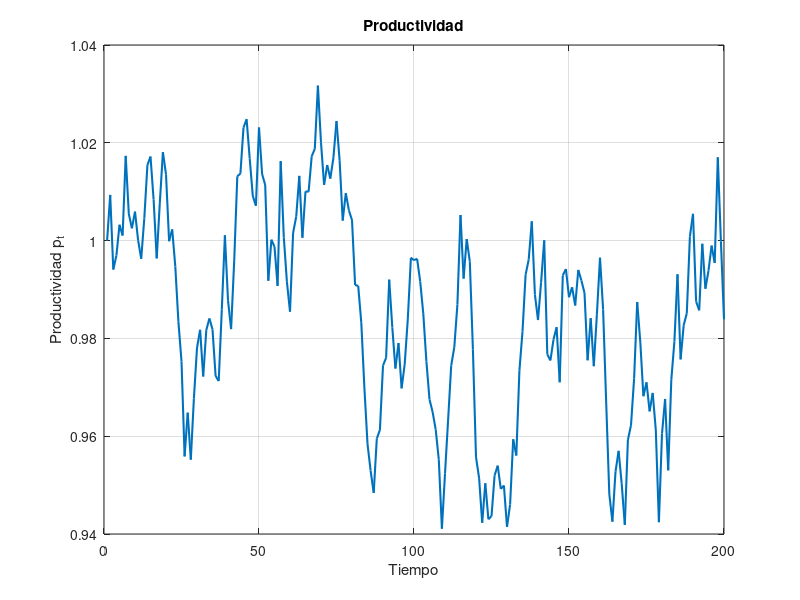
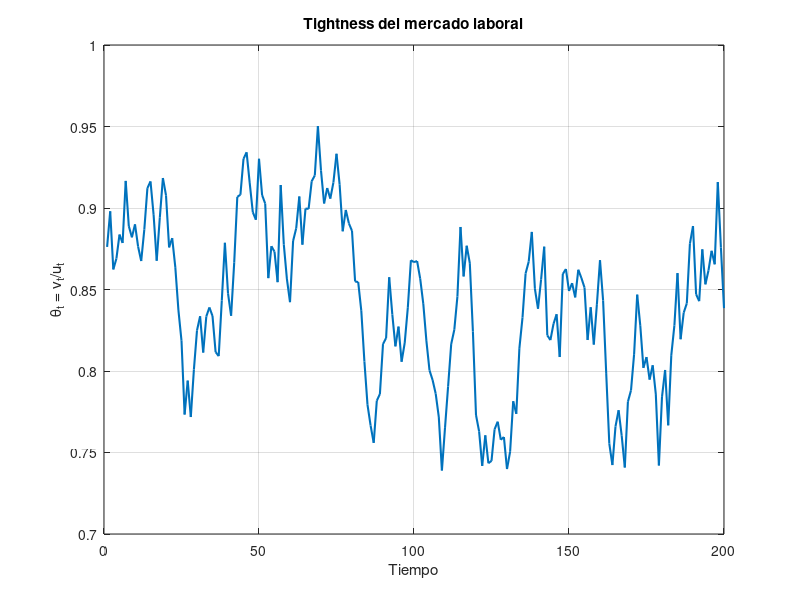
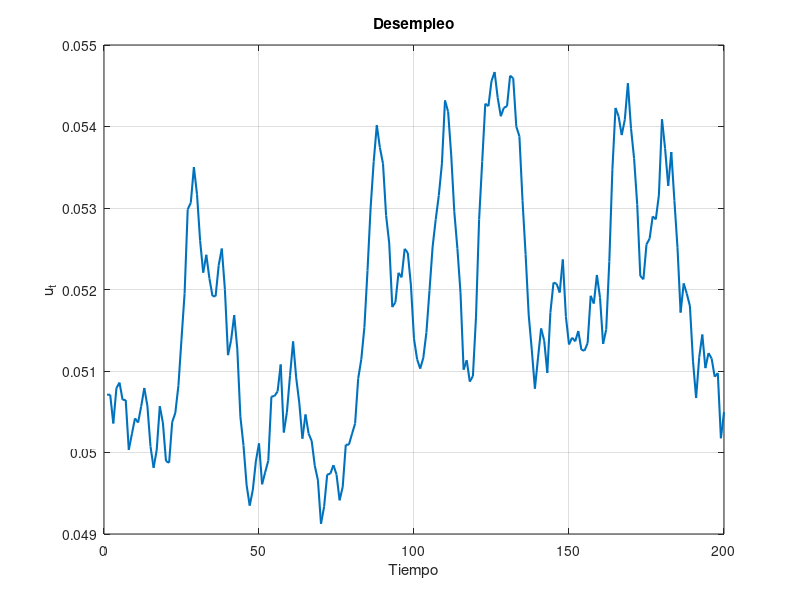
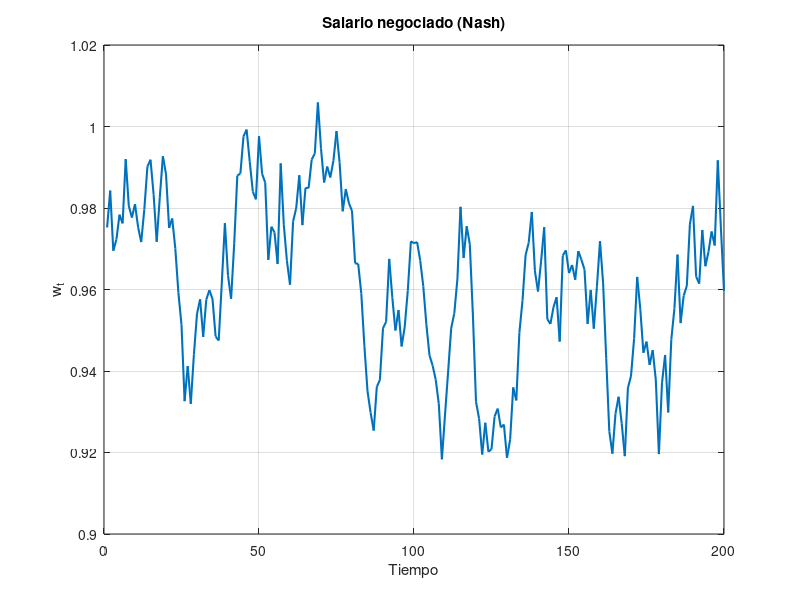

Recreate these plots in MATLAB, in order.
%% dmp_pissarides.m
% Modelo DMP (Pissarides): búsqueda y emparejamiento con negociación a la Nash
% Autor: Jorge Fernandez Barreiros
% MATLAB R2018+ (funciona con versiones modernas)

clear; clc; close all;

%% ------------------ Parámetros ------------------
beta  = 0.99;     % factor de descuento
s     = 0.03;     % tasa de destrucción de empleo
phi   = 0.5;      % poder de negociación del trabajador (Nash)
c     = 0.4;      % coste por vacante por periodo
b     = 0.6;      % prestación/valor ocio (outside option)
chi   = 0.6;      % eficiencia de matching
alpha = 0.5;      % elasticidad de matching respecto a desempleo (m(u,v)=chi*u^alpha*v^(1-alpha))

% Proceso AR(1) para productividad/agregado p_t
rho_p = 0.95;
sigma_eps = 0.01;  % desviación típica del shock
T = 200;          % periodos simulación
p_ss = 1.0;       % productividad media/estacionaria

% Semilla reproducible
rng(123);

%% ------------------ Funciones auxiliares ------------------
% Matching y tasas
f_fun  = @(theta) chi .* theta.^(1 - alpha);  % job-finding rate (u->n)
q_fun  = @(theta) chi .* theta.^(-alpha);     % vacancy-filling rate (v->filled)
denomJ = 1 - beta*(1 - s);                    % denominador del valor del puesto

% Residual de la condición de entrada libre (free entry) con salario Nash:
% w = (1-phi)*b + phi*(p + c*theta)
% J = ((1-phi)*(p - b) - phi*c*theta)/denomJ
% c = q(theta) * J
fe_residual = @(theta, p) c - q_fun(theta) .* ( ((1 - phi).*(p - b) - phi.*c.*theta) ./ denomJ );

% Resolver theta dado p
solve_theta = @(p) max(1e-8, fzero(@(th) fe_residual(th, p), 1.0)); % inicial 1.0

% Dado theta y p, calcular todo
compute_block = @(theta, p) struct( ...
    'f',   f_fun(theta), ...
    'q',   q_fun(theta), ...
    'w',   (1 - phi)*b + phi*(p + c*theta), ...
    'J',   (((1 - phi)*(p - b) - phi*c*theta) / denomJ) ...
);

%% ------------------ Estado estacionario ------------------
theta_ss = solve_theta(p_ss);
blk_ss   = compute_block(theta_ss, p_ss);
u_ss     = s / (s + blk_ss.f);          % desempleo estacionario
n_ss     = 1 - u_ss;                    % empleo
y_ss     = p_ss * n_ss;                 % producción agregada
S_ss     = blk_ss.J * denomJ + phi*c*theta_ss; % (opcional) medida del excedente

fprintf('--- Estado estacionario ---\n');
fprintf('p = %.4f, theta = %.4f, u = %.4f, f = %.4f, q = %.4f, w = %.4f\n', ...
    p_ss, theta_ss, u_ss, blk_ss.f, blk_ss.q, blk_ss.w);

%% ------------------ Simulación con choques AR(1) ------------------
p = zeros(T,1);
epsi = sigma_eps * randn(T,1);
p(1) = p_ss;
for t=2:T
    p(t) = (1 - rho_p)*p_ss + rho_p*p(t-1) + epsi(t);
end

theta = zeros(T,1); f = zeros(T,1); q = zeros(T,1);
w = zeros(T,1); u = zeros(T,1); n = zeros(T,1);
y = zeros(T,1);

% Inicializa con u en su valor estacionario
u(1) = u_ss;
blk = compute_block(theta_ss, p(1));
theta(1) = theta_ss; f(1)=blk.f; q(1)=blk.q; w(1)=blk.w;
n(1) = 1 - u(1); y(1) = p(1)*n(1);

for t=2:T
    % 1) Resuelve theta_t con p_t (condición de entrada libre)
    theta(t) = solve_theta(p(t));
    blk = compute_block(theta(t), p(t));
    f(t) = blk.f; q(t) = blk.q; w(t) = blk.w;

    % 2) Ley de movimiento del desempleo: u_t = (1 - f_{t-1})*u_{t-1} + s*(1 - u_{t-1})
    %    (primero salidas a empleo con f_{t-1}, luego separaciones s)
    u(t) = (1 - f(t-1))*u(t-1) + s*(1 - u(t-1));
    u(t) = min(max(u(t), 0), 1); % recorte numérico

    n(t) = 1 - u(t);
    y(t) = p(t) * n(t);
end

%% ------------------ Figuras ------------------
t = (1:T)';

figure; plot(t, p, 'LineWidth', 1.5);
xlabel('Tiempo'); ylabel('Productividad p_t'); title('Productividad');
grid on;

figure; plot(t, theta, 'LineWidth', 1.5);
xlabel('Tiempo'); ylabel('\theta_t = v_t/u_t'); title('Tightness del mercado laboral');
grid on;

figure; plot(t, u, 'LineWidth', 1.5);
xlabel('Tiempo'); ylabel('u_t'); title('Desempleo');
grid on;

figure; plot(t, w, 'LineWidth', 1.5);
xlabel('Tiempo'); ylabel('w_t'); title('Salario negociado (Nash)');
grid on;

figure; plot(t, f, 'LineWidth', 1.5);
xlabel('Tiempo'); ylabel('f_t'); title('Tasa de colocación (job finding)');
grid on;

%% ------------------ Resumen por consola ------------------
fprintf('\n--- Resumen simulación ---\n');
fprintf('Media(u) = %.4f | Desv(u) = %.4f | u_ss = %.4f\n', mean(u), std(u), u_ss);
fprintf('Media(theta) = %.4f | Desv(theta) = %.4f | theta_ss = %.4f\n', mean(theta), std(theta), theta_ss);
fprintf('Media(w) = %.4f | Desv(w) = %.4f | w_ss = %.4f\n', mean(w), std(w), blk_ss.w);
fprintf('Media(f) = %.4f | Desv(f) = %.4f | f_ss = %.4f\n', mean(f), std(f), blk_ss.f);

%% ------------------ Funciones opcionales (política, comparativos) ------------------
% Puedes hacer estática comparativa sencilla cambiando parámetros y
% recalculando theta_ss, u_ss, etc. Por ejemplo:
%   phi_list = 0.3:0.1:0.7;
%   for i=1:numel(phi_list)
%       phi = phi_list(i);
%       theta_i = solve_theta(p_ss);
%       u_i = s / (s + f_fun(theta_i));
%       fprintf('phi=%.2f => theta=%.3f, u=%.3f\n', phi, theta_i, u_i);
%   end
